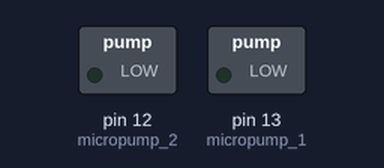
Recording of a sketch running on a simulated Arduino Uno, built with avr-gcc and run on an emulated ATmega328P. Shown: switched loads named in the sketch (green lamp = pin HIGH). Pins used as bus, display or sensor lines are not drawn.

Above: at 0.1 s.
At 3.1 s:
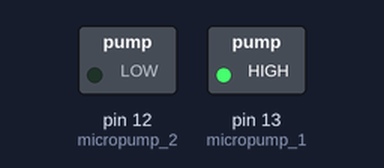
At 6.1 s:
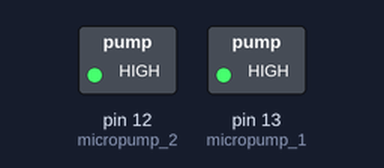
Timing chart, 0 to 7.6 s (numbered marks = the images above):
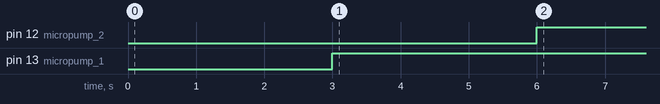

Measured:
- by itself, pin 12 (micropump_2): LOW → HIGH at 6.0 s
- by itself, pin 13 (micropump_1): LOW → HIGH at 3.0 s

The sketch:

DrYogesh_project.ino
```cpp
const int micropump_1 =  13;      // The pin number of the Micropump1
const int micropump_2 = 12;       // The pin number of the Micropump2
int clk = 9;                      // The pin number for the clock input


void setPwmFrequency(int pin, int divisor) {
  byte mode;
  if(pin == 9 || pin == 10) {
    switch(divisor) {
      case 1562: mode = 0x05; break;
      default: return;
    }
    if(pin == 5 || pin == 6) {
      TCCR0B = TCCR0B & 0b11111000 | mode;
    } else {
      TCCR1B = TCCR1B & 0b11111000 | mode;
    }
  }
}

void setup()
{
  setPwmFrequency(9,1562);  //Setting the frequency to 20Hz
  pinMode(clk, OUTPUT);
  pinMode(micropump_1, OUTPUT);
  pinMode(micropump_2, OUTPUT);
}

void loop()
{
  delay(3000);
  analogWrite(9,90);                 // setting the duty cycle to 50%
  digitalWrite(micropump_1, HIGH);   // turn the micropump 1 on
  delay(3000);                       // wait for 3 seconds
  digitalWrite(micropump_2, HIGH);   // turn the micropump 2 on
}

//Written by Aniket Jangsm on March 10,2017
```
